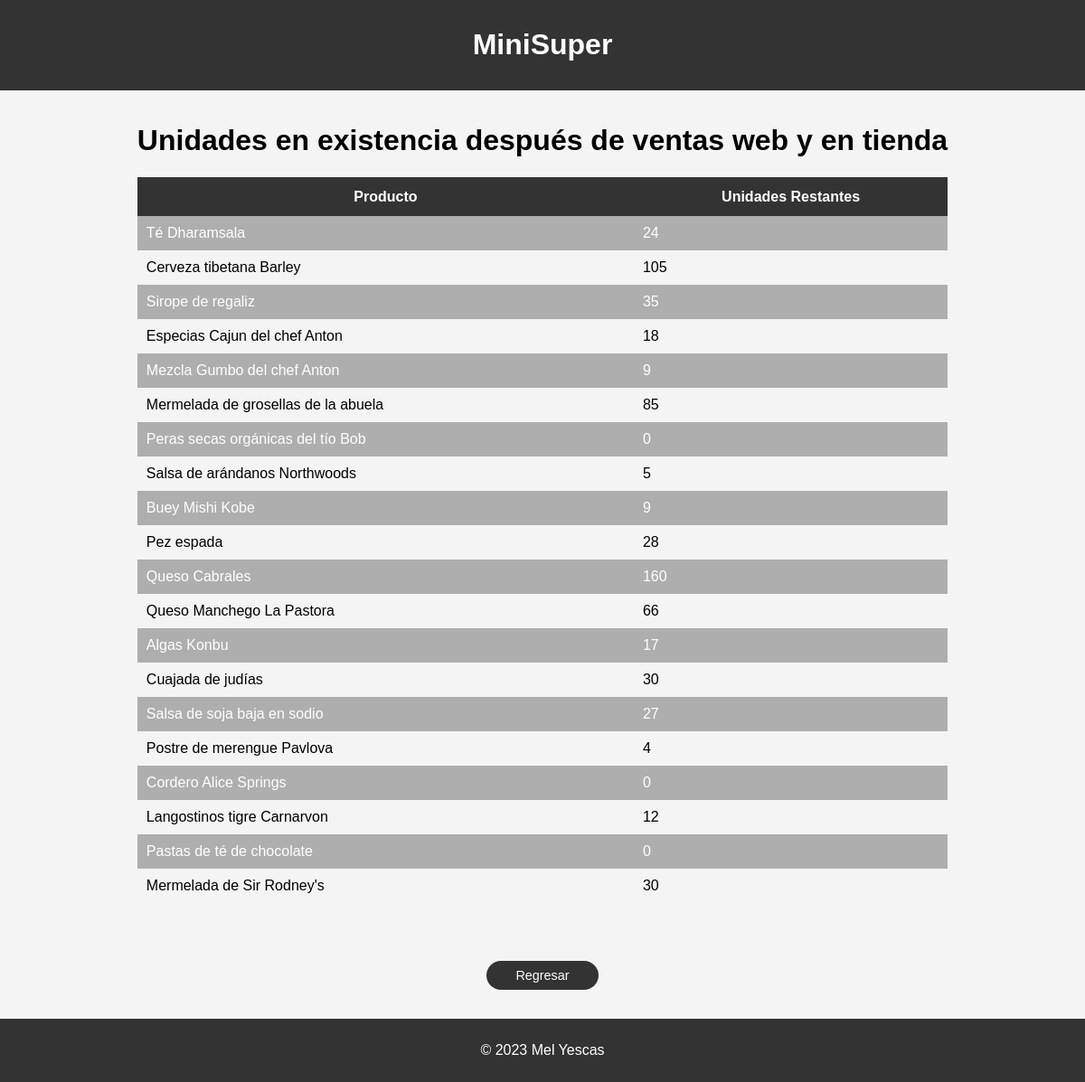
The app's page /gestion/exist/ with its own data.
### gestion/models.py (models this page shows, shortened)
class Products(models.Model):
    ProductId = models.AutoField(primary_key=True)
    ProductName = models.CharField(max_length=255)
    SupplierId = models.ForeignKey(Suppliers, on_delete=models.CASCADE)
    CategoryId = models.ForeignKey(Categories, on_delete=models.CASCADE)
    UnitPrice = models.DecimalField(max_digits=10, decimal_places=2)
    UnitsInStock = models.IntegerField()
    UnitsOnOrder = models.IntegerField()
    UnitsSoldInStore = models.IntegerField()
    Suspended = models.BooleanField(default=False)
    def units_after_sales(self):
        return self.UnitsInStock - (self.UnitsSoldInStore + self.UnitsOnOrder)

### gestion/views.py (the view)
def remaining_units_after_sales(request):
    products = Products.objects.all()
    context = {
        "products": [(product, product.units_after_sales()) for product in products]
    }
    return render(request, "remaining_units.html", context)

### gestion/templates/remaining_units.html (shortened to what this page needs)
{% extends "base.html" %}
{% block content %}
    <h1>Unidades en existencia después de ventas web y en tienda</h1>
    <table class="table-products">
        <thead>
            <tr>
                <th>Producto</th>
                <th>Unidades Restantes</th>
            </tr>
        </thead>
        <tbody>
            {% for product, remaining_units in products %}
            <tr>
                <td>{{ product.ProductName }}</td>
                <td>{{ remaining_units }}</td>
            </tr>
            {% endfor %}
        </tbody>
    </table>
    <div class="cont-flex">
        <a href="{% url 'index' %}" class="btn-add">Regresar</a>
    </div>
{% endblock %}

### gestion/static/css/base.css (style rules this page uses)
:root { --color-fondo: #f4f4f4; --color-header-footer: #333; --color-white: white; --color-gray: #aeaeae; --color-hover: #3fa1dd; }
body { font-family: Arial, sans-serif; padding: 0; margin: 0; background-color: var(--color-fondo); display: flex; flex-direction: column; min-height: 100vh; }
a { text-decoration: none; color: inherit; }
.table-products { width: 100%; border-collapse: collapse; margin: 1rem 0 2rem; }
.table-products th { padding: .8rem; background-color: var(--color-header-footer); color: var(--color-white); }
.table-products td { padding: 10px; }
.table-products tbody tr:nth-child(odd) { background-color: var(--color-gray); color: var(--color-white); }
.btn-add { border-radius: 1rem; padding: 0.5rem 2rem; text-decoration: none; color: var(--color-white); background: var(--color-header-footer); margin: 2rem 0 0; border: none; font-size: .9rem; }
.cont-flex { display: flex; justify-content: center; gap: 1rem; }

### records on screen
Products: ProductName "Té Dharamsala", remaining_units "24"
Products: ProductName "Cerveza tibetana Barley", remaining_units "105"
Products: ProductName "Sirope de regaliz", remaining_units "35"
Products: ProductName "Especias Cajun del chef Anton", remaining_units "18"
Products: ProductName "Mezcla Gumbo del chef Anton", remaining_units "9"
Products: ProductName "Mermelada de grosellas de la abuela", remaining_units "85"
Products: ProductName "Peras secas orgánicas del tío Bob", Suspended "0"
Products: ProductName "Salsa de arándanos Northwoods", remaining_units "5"
Products: ProductName "Buey Mishi Kobe", remaining_units "9"
Products: ProductName "Pez espada", remaining_units "28"
Products: ProductName "Queso Cabrales", remaining_units "160"
Products: ProductName "Queso Manchego La Pastora", remaining_units "66"
Products: ProductName "Algas Konbu", remaining_units "17"
Products: ProductName "Cuajada de judías", remaining_units "30"
Products: ProductName "Salsa de soja baja en sodio", remaining_units "27"
Products: ProductName "Postre de merengue Pavlova", remaining_units "4"
Products: ProductName "Cordero Alice Springs", remaining_units "0"
Products: ProductName "Langostinos tigre Carnarvon", remaining_units "12"
Products: ProductName "Pastas de té de chocolate", Suspended "0"
Products: ProductName "Mermelada de Sir Rodney's", remaining_units "30"
